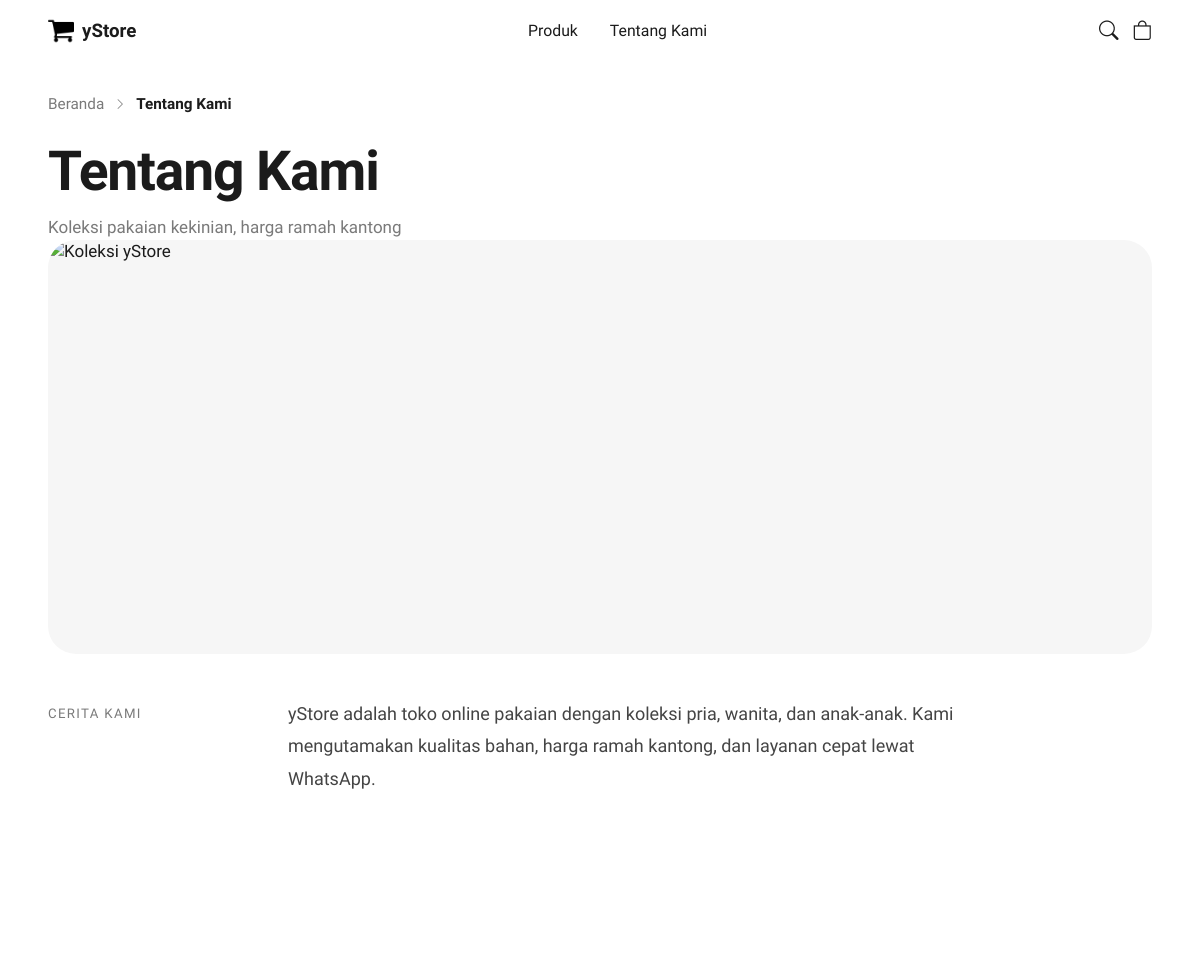
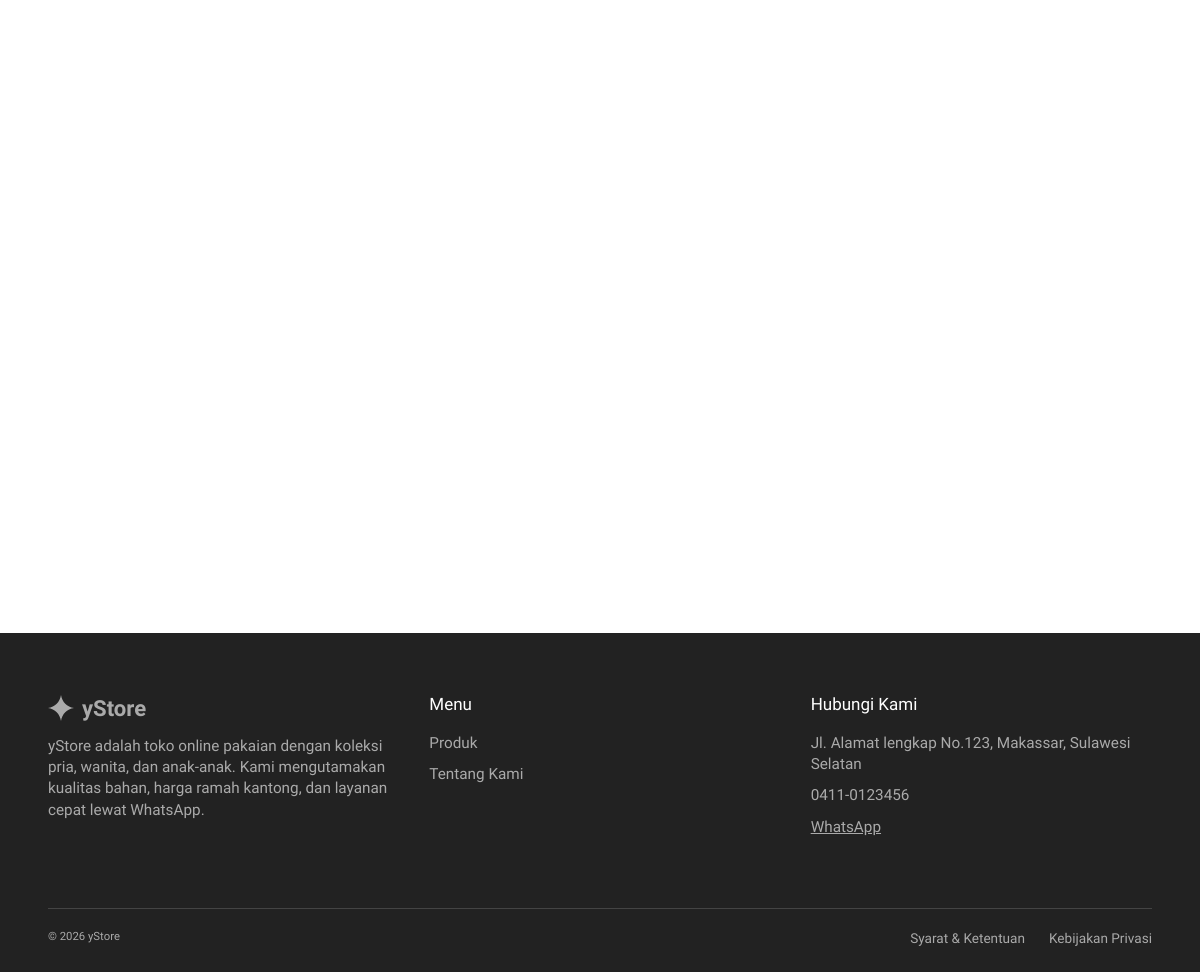
The app's page /index.php/welcome/about with its own data (2 pictures, top to bottom).
### tables this page shows
CREATE TABLE `stores` (
  `id` int(11) UNSIGNED NOT NULL DEFAULT 1,
  `name` varchar(100) NOT NULL,
  `tagline` varchar(255) DEFAULT NULL,
  `address` text DEFAULT NULL,
  `phone` varchar(30) DEFAULT NULL,
  `whatsapp` varchar(30) DEFAULT NULL COMMENT 'angka saja, diawali kode negara, mis. 6281234567890',
  `about` text DEFAULT NULL,
  `hero_line1` varchar(255) DEFAULT NULL COMMENT 'teks judul beranda baris 1, penanda [gambar]',
  `hero_line2` varchar(255) DEFAULT NULL COMMENT 'teks judul beranda baris 2, penanda [gambar]',
  `hero_pill1` varchar(255) DEFAULT NULL COMMENT 'gambar judul 1: nama file di assets/uploads/hero/ atau URL http(s); kosong = tanpa gambar',
  `hero_pill2` varchar(255) DEFAULT NULL COMMENT 'gambar judul 2: sama seperti hero_pill1',
  `logo` varchar(255) DEFAULT NULL,
  `instagram` varchar(255) DEFAULT NULL,
  `facebook` varchar(255) DEFAULT NULL,
  `created_at` datetime NOT NULL DEFAULT current_timestamp(),
  `updated_at` datetime NOT NULL DEFAULT current_timestamp() ON UPDATE current_timestamp()
);

### application/controllers/Welcome.php (called while the page is built, shortened)
<?php
class Welcome extends MY_Controller {
	public function about()
	{
		$this->load->model('Category_model');
		$this->load->model('Product_model');
		$data['title']           = 'Tentang Kami';
		$data['description']     = meta_description($this->store->about ?? '');
		$data['totalProducts']   = $this->Product_model->countAll();
		$data['totalCategories'] = $this->Category_model->countAll();
		$data['totalViews']      = $this->Product_model->sumViews();
		$this->load->view('templates/header', $data);
		$this->load->view('about', $data);
		$this->load->view('templates/footer', $data);
	}
}

### index.php (called while the page is built, shortened)
<?php
require_once BASEPATH.'core/CodeIgniter.php';

### application/models/Store_model.php (called while the page is built, shortened)
<?php
class Store_model extends CI_Model {
	public function getStore()
	{
		return $this->db->get_where('stores', array('id' => 1))->row();
	}
}

### application/core/MY_Controller.php (called while the page is built, shortened)
<?php
class MY_Controller extends CI_Controller {
	public function __construct()
	{
		$this->store = $this->Store_model->getStore();
	}
}

### application/helpers/app_helper.php (called while the page is built, shortened)
<?php
if ( ! function_exists('social_url'))
{
	function social_url($value, $domain)
	{
		$value = trim((string) $value);
		if ($value === '')
		{
			return '';
		}
		$handle = ltrim($value, '@/');
		return preg_match('/^[A-Za-z0-9._-]+$/', $handle) ? 'https://' . $domain . '/' . $handle : '';
	}
}

### application/views/about.php (the view, shortened to what this page needs)
<?php defined('BASEPATH') OR exit('No direct script access allowed');
$storeName = $this->store->name ?? 'yStore';
$tagline   = (string) ($this->store->tagline ?? '');
$about     = (string) ($this->store->about ?? '');
$address   = (string) ($this->store->address ?? '');
$phone     = (string) ($this->store->phone ?? '');
$waNumber  = preg_replace('/[^0-9]/', '', (string) ($this->store->whatsapp ?? ''));
$unsplash = fn ($id, $w, $h) => 'https://images.unsplash.com/' . $id
	. '?auto=format&fit=crop&w=' . $w . '&h=' . $h . '&q=75';
?>
<div class="container about-page">
<nav class="crumbs" aria-label="Breadcrumb"><a href="<?php echo base_url(); ?>">Beranda</a><i class="bi bi-chevron-right" data-fb="›"></i><span aria-current="page">Tentang Kami</span></nav>
<h1 class="plist-title">Tentang Kami</h1>
<p class="plist-sub"><?php echo html_escape($tagline !== '' ? $tagline : 'Koleksi pakaian kekinian dengan harga bersahabat.'); ?></p>
<div class="ab-hero" data-reveal>
	<img width="1600" height="600" src="<?php echo $unsplash('photo-1445205170230-053b83016050', 1600, 600); ?>" alt="Koleksi <?php echo html_escape($storeName); ?>">
</div>
<div class="ab-lead" data-reveal>
	<p class="ab-label">Cerita kami</p>
	<p><?php echo html_escape($about !== '' ? $about : 'Deskripsi toko belum diisi.'); ?></p>
</div>
<section class="stats ab-sec">
</section>
<?php if ($address !== '' || $phone !== '' || $waNumber !== ''): ?>
<section class="ab-sec">
	<div class="contact">
	</div>
</section>
<?php endif; ?>
</div>

### application/views/templates/header.php (shortened to what this page needs)
<?php defined('BASEPATH') OR exit('No direct script access allowed');
$storeName = $this->store->name ?? 'yStore';
$current   = uri_string();
$navAttr   = function ($page) use ($current) {
	return ($current === $page || strpos($current, $page . '/') === 0) ? ' aria-current="page"' : '';
};
?>
<!DOCTYPE html>
<html lang="id">
<head>
	<link rel="stylesheet" href="https://cdn.jsdelivr.net/npm/bootstrap-icons@1.11.3/font/bootstrap-icons.min.css" onerror="document.documentElement.classList.add('no-icons')">
	<link rel="stylesheet" href="<?php echo base_url('assets/template/style.css'); ?>">
</head>
<body>
<header class="site-header" id="siteHeader"><div class="nav container">
	<a href="<?php echo base_url(); ?>" class="logo">
<?php if ( ! empty($this->store->logo)): ?>
		<img class="logo-img" src="<?php echo base_url('assets/uploads/logos/' . html_escape($this->store->logo)); ?>" alt="<?php echo html_escape($storeName); ?>" width="26" height="26"><?php echo html_escape($storeName); ?>
<?php else: ?>
		<svg class="logo-mark" viewBox="0 0 24 24" width="26" height="26" fill="currentColor"><path d="M12 0c1 6.5 5.500 11 12 12-6.500 1-11 5.500-12 12-1-6.500-5.500-11-12-12C6.500 11 11 6.500 12 0z"/></svg><?php echo html_escape($storeName); ?>
<?php endif; ?>
	</a>
	<nav id="menu" class="menu">
		<a href="<?php echo base_url('produk'); ?>"<?php echo $navAttr('produk'); ?>>Produk</a>
		<a href="<?php echo base_url('tentang'); ?>"<?php echo $navAttr('tentang'); ?>>Tentang Kami</a>
	</nav>
	<div class="nav-icons">
		<button id="searchBtn" aria-label="Cari" aria-expanded="false" aria-controls="searchbar"><i class="bi bi-search" data-fb="⌕"></i></button><button id="cartBtn" class="cartbtn" aria-label="Keranjang"><i class="bi bi-bag" data-fb="🛒"></i><span class="badge" id="cartCount" hidden>0</span></button>
	</div>
</div>
</header>
<main>

### application/views/templates/footer.php (shortened to what this page needs)
<?php defined('BASEPATH') OR exit('No direct script access allowed');
$storeName = $this->store->name ?? 'yStore';
$waNumber  = preg_replace('/[^0-9]/', '', (string) ($this->store->whatsapp ?? ''));
$instagram = social_url($this->store->instagram ?? '', 'instagram.com');
$facebook  = social_url($this->store->facebook ?? '', 'facebook.com');
?>
</main>
<footer id="footer" class="footer">
	<div class="container fgrid<?php echo ($instagram === '' && $facebook === '') ? ' fgrid-3' : ''; ?>">
		<div class="fcol fbrand">
			<a href="<?php echo base_url(); ?>" class="logo flogo"><svg class="logo-mark" viewBox="0 0 24 24" width="26" height="26" fill="currentColor"><path d="M12 0c1 6.5 5.500 11 12 12-6.500 1-11 5.500-12 12-1-6.500-5.500-11-12-12C6.500 11 11 6.500 12 0z"/></svg><?php echo html_escape($storeName); ?></a>
<?php if ( ! empty($this->store->about)): ?>
			<span><?php echo html_escape($this->store->about); ?></span>
<?php endif; ?>
		</div>
		<div class="fcol"><h4>Menu</h4><a href="<?php echo base_url('produk'); ?>">Produk</a><a href="<?php echo base_url('tentang'); ?>">Tentang Kami</a></div>
		<div class="fcol"><h4>Hubungi Kami</h4>
<?php if ( ! empty($this->store->address)): ?>
			<span><?php echo html_escape($this->store->address); ?></span>
<?php endif; ?>
<?php if ( ! empty($this->store->phone)): ?>
			<span><?php echo html_escape($this->store->phone); ?></span>
<?php endif; ?>
<?php if ($waNumber !== ''): ?>
			<a href="https://wa.me/<?php echo $waNumber; ?>" class="u">WhatsApp</a>
<?php endif; ?>
		</div>
	</div>
	<div class="container fbot"><small>&copy; <?php echo date('Y') . ' ' . html_escape($storeName); ?></small><span><a href="<?php echo base_url('syarat-ketentuan'); ?>">Syarat &amp; Ketentuan</a><a href="<?php echo base_url('kebijakan-privasi'); ?>">Kebijakan Privasi</a></span></div>
</footer>
</body>
</html>

### assets/template/style.css (style rules this page uses)
:root { --ink:#1b1b1b;--muted:#7a7a7a;--soft:#f6f6f6;--line:#dcdcdc;--r:28px }
* { box-sizing:border-box;margin:0;padding:0 }
html { scroll-behavior:smooth }
body { font-family:'Urbanist',system-ui,sans-serif;color:var(--ink);background:#fff;line-height:1.4 }
img { display:block;max-width:100% }
a { color:inherit;text-decoration:none }
button { font:inherit;color:inherit;background:none;border:0;cursor:pointer }
.container { width:min(1200px,92%);margin-inline:auto }
.nav { display:flex;align-items:center;justify-content:space-between;padding:24px 0;position:relative }
.logo { display:flex;align-items:center;gap:8px;font-weight:600;font-size:1.1rem }
.logo-mark { font-size:1.4rem }
.menu { display:flex;gap:32px;font-size:0.93rem }
.nav-icons { display:flex;gap:14px;font-size:1.05rem }
.stats { display:grid;grid-template-columns:repeat(3,1fr);text-align:center;gap:20px;margin:80px auto }
.footer { background:#222;color:#fff;padding:60px 0 24px;font-size:0.9rem }
.fgrid { display:grid;grid-template-columns:repeat(4,minmax(0,1fr));gap:24px 40px;align-items:start;text-align:left }
.fgrid.fgrid-3 { grid-template-columns:repeat(3,minmax(0,1fr)) }
.fcol { display:flex;flex-direction:column;align-items:flex-start;gap:10px;color:#aaa;text-align:left }
.fcol h4 { color:#fff;font-weight:500;font-size:1.0rem;margin-bottom:6px }
.flogo { font-size:1.3rem;margin-bottom:2px }
.u { text-decoration:underline }
.fbot { display:flex;justify-content:space-between;margin-top:70px;padding-top:20px;border-top:1px solid #444;color:#aaa;font-size:0.8rem }
.fbot a { margin-left:24px }
.nav-icons button,.arrow,.circle,.play { line-height:1 }
.nav-icons { font-size:1.15rem;align-items:center }
@media (min-width:1024px) { html { font-size:106.25% } }
@media (min-width:1024px) { .container { width:min(1280px,92%) } }
img { height:auto }
.cartbtn { position:relative }
.js [data-reveal] { opacity:0 }
.js [data-reveal].in { opacity:1;animation:rise .75s cubic-bezier(.2,.7,.2,1) var(--d,0s) backwards }
body { padding-top:76px }
html { scroll-padding-top:92px }
.site-header { position:fixed;top:0;left:0;right:0;z-index:40;background:rgba(255,255,255,.9);-webkit-backdrop-filter:blur(12px);backdrop-filter:blur(12px);transition:box-shadow .3s }
.site-header .nav { padding:18px 0 }
.crumbs { display:flex;align-items:center;gap:10px;flex-wrap:wrap;font-size:.9rem;color:var(--muted);padding:18px 0 26px }
.crumbs i { font-size:.7rem }
.crumbs [aria-current] { color:var(--ink);font-weight:600 }
.plist-title { font-size:clamp(2.2rem,4.6vw,3.4rem);font-weight:600;letter-spacing:-.02em;line-height:1.1 }
.plist-sub { color:var(--muted);margin-top:14px;font-size:1rem }
.logo .logo-img { max-height:26px;width:auto;display:block }
.about-page { padding-bottom:96px }
.ab-sec { margin-top:96px }
.ab-hero { border-radius:var(--r);overflow:hidden;background:var(--soft) }
.ab-hero img { width:100%;aspect-ratio:16/6;object-fit:cover }
.ab-lead { display:grid;grid-template-columns:200px 1fr;gap:40px;margin-top:44px;align-items:start }
.ab-lead .ab-label { font-size:.78rem;letter-spacing:.1em;text-transform:uppercase;color:var(--muted);line-height:1.5;max-width:none;padding-top:6px }
.ab-lead p { font-size:1.06rem;line-height:1.8;color:#444;max-width:66ch }
.contact { display:grid;grid-template-columns:repeat(3,1fr);gap:20px }

### records on screen
stores: logo (picture), name "yStore", tagline "Koleksi pakaian kekinian, harga ramah kantong", about "yStore adalah toko online pakaian dengan koleksi pria, wanita, dan anak-anak. Kami mengutamakan kualitas bahan, harga ramah kantong, dan layanan cepat lewat WhatsApp.", address "Jl. Alamat lengkap No.123, Makassar, Sulawesi Selatan", phone "0411-0123456"
